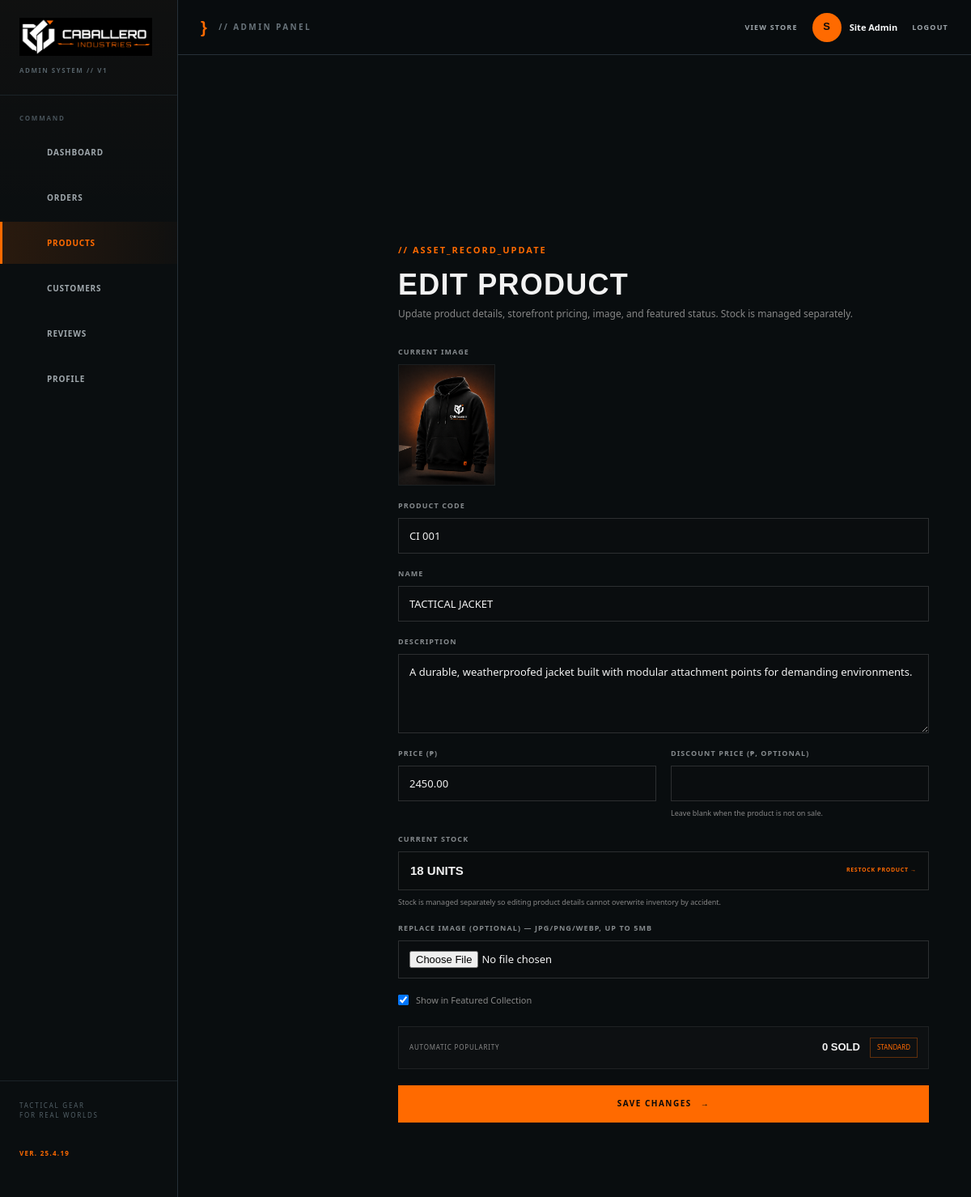
/admin/edit-product.php?id=1 (signed in), run on the app's committed database.
### tables this page shows
CREATE TABLE IF NOT EXISTS products (
    id             INT AUTO_INCREMENT PRIMARY KEY,
    product_code   VARCHAR(20) NOT NULL UNIQUE,
    name           VARCHAR(150) NOT NULL,
    description    TEXT NULL,
    price          DECIMAL(10,2) NOT NULL,
    discount_price DECIMAL(10,2) NULL,
    quantity       INT UNSIGNED NOT NULL DEFAULT 0,
    image          VARCHAR(255) NOT NULL,
    is_featured    TINYINT(1) NOT NULL DEFAULT 0,
    is_popular     TINYINT(1) NOT NULL DEFAULT 0,
    created_at     TIMESTAMP NOT NULL DEFAULT CURRENT_TIMESTAMP
);

### helpers/helpers.php (called while the page is built, shortened)
<?php
function safe_output($text) {
    return htmlspecialchars((string) $text, ENT_QUOTES, 'UTF-8');
}
function asset_url($path) {
    $path = trim((string) $path);
    return BASE_URL . ltrim($path, '/');
}
function get_daily_popular_product_ids($conn, $limit = 2) {
    $limit = max(1, (int) $limit);
    $sql = "SELECT oi.product_id, SUM(oi.quantity) AS units_sold
            FROM order_items oi
            JOIN orders o ON o.id = oi.order_id
            WHERE o.status = 'completed'
              AND DATE(o.created_at) = CURDATE()
            GROUP BY oi.product_id
            ORDER BY units_sold DESC, oi.product_id ASC
            LIMIT {$limit}";
    $stmt = $conn->prepare($sql);
    $stmt->execute();
    return array_map('intval', array_column($stmt->fetchAll(), 'product_id'));
}
?>

### includes/product-form.php (the view, shortened to what this page needs)
<?php
$form_action = $form_action ?? '';
$submit_label = $submit_label ?? 'SAVE PRODUCT';
$is_editing = $is_editing ?? false;
$is_featured = $is_featured ?? 0;
$units_sold = $units_sold ?? 0;
$is_popular_today = $is_popular_today ?? false;
?>
<form
    class="admin-form"
    method="post"
    action="<?php echo safe_output($form_action); ?>"
    enctype="multipart/form-data"
>
    <?php if ($is_editing && !empty($product['image'])) : ?>
        <div class="form-row">
            <label>CURRENT IMAGE</label>
            <img
                src="<?php echo safe_output(asset_url($product['image'])); ?>"
                alt="<?php echo safe_output($old['name']); ?>"
                class="admin-current-image"
            >
        </div>
    <?php endif; ?>
    <div class="form-row">
        <label for="product_code">PRODUCT CODE</label>
        <input
            type="text"
            id="product_code"
            name="product_code"
            required
            value="<?php echo safe_output($old['product_code']); ?>"
        >
    </div>
    <div class="form-row">
        <label for="name">NAME</label>
        <input
            type="text"
            id="name"
            name="name"
            required
            value="<?php echo safe_output($old['name']); ?>"
        >
    </div>
    <div class="form-row">
        <label for="description">DESCRIPTION</label>
        <textarea
            id="description"
            name="description"
            rows="4"
        ><?php echo safe_output($old['description']); ?></textarea>
    </div>
    <div class="form-row-split">
        <div class="form-row">
            <label for="price">PRICE (&#8369;)</label>
            <input
                type="number"
                id="price"
                name="price"
                step="0.01"
                min="0.01"
                required
                value="<?php echo safe_output($old['price']); ?>"
            >
        </div>
        <div class="form-row">
            <label for="discount_price">DISCOUNT PRICE (&#8369;, optional)</label>
            <input
                type="number"
                id="discount_price"
                name="discount_price"
                step="0.01"
                min="0.01"
                value="<?php echo safe_output($old['discount_price']); ?>"
            >
            <small class="form-help">Leave blank when the product is not on sale.</small>
        </div>
    </div>
    <?php if ($is_editing) : ?>
        <div class="form-row">
            <label>CURRENT STOCK</label>
            <div class="admin-stock-readonly">
                <strong><?php echo (int) $product['quantity']; ?> UNITS</strong>
                <a href="restock-product.php?id=<?php echo (int) $product['id']; ?>">RESTOCK PRODUCT →</a>
            </div>
            <small class="form-help">Stock is managed separately so editing product details cannot overwrite inventory by accident.</small>
        </div>
    <?php endif; ?>
    <div class="form-row">
        <label for="image">
            <?php echo $is_editing ? 'REPLACE IMAGE (optional)' : 'PRODUCT IMAGE (optional)'; ?>
            — JPG/PNG/WEBP, up to 5MB
        </label>
        <input
            type="file"
            id="image"
            name="image"
            accept=".jpg,.jpeg,.png,.webp"
        >
    </div>
    <div class="form-row-checkboxes">
        <label class="checkbox-label">
            <input
                type="checkbox"
                name="is_featured"
                <?php echo $is_featured ? 'checked' : ''; ?>
            >
            Show in Featured Collection
        </label>
    </div>
    <?php if ($is_editing) : ?>
        <div class="auto-popularity">
            <span>AUTOMATIC POPULARITY</span>
            <strong><?php echo (int) $units_sold; ?> SOLD</strong>
            <em><?php echo $is_popular_today ? 'POPULAR TODAY' : 'STANDARD'; ?></em>
        </div>
    <?php endif; ?>
    <button type="submit" class="btn btn-primary">
        <?php echo safe_output($submit_label); ?> <span class="arrow">→</span>
    </button>
</form>

### data on the page
products: image (picture), product_code "CI 001", name "TACTICAL JACKET", description "A durable, weatherproofed jacket built with modular attachment points for demanding environments.", price "2450.00", quantity "18"

### other printed values
substr($_SESSION['user_name'] ?? 'A', 0, 1) "S"
safe_output($_SESSION['user_name'] ?? 'Admin') "Site Admin"
$tab[0] "DASHBOARD"
$tab[0] "ORDERS"
$tab[0] "PRODUCTS"
$tab[0] "CUSTOMERS"
$tab[0] "REVIEWS"
$tab[0] "PROFILE"
$units_sold "0"
safe_output($submit_label) "SAVE CHANGES"
